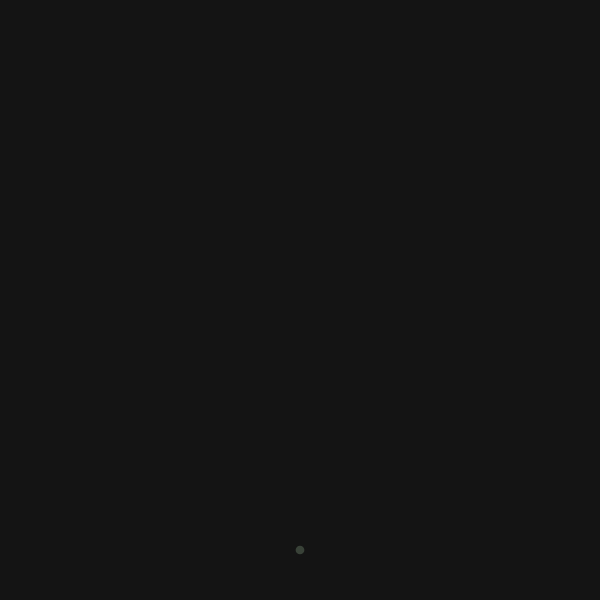
Frame 1 (no input)
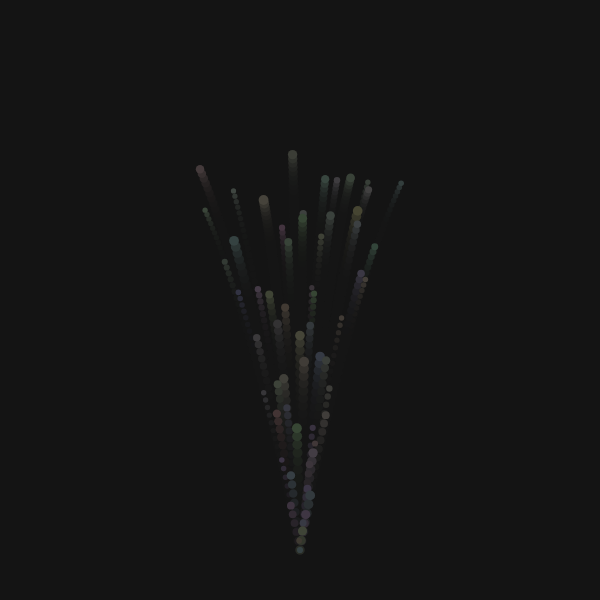
Frame 60 (no input)
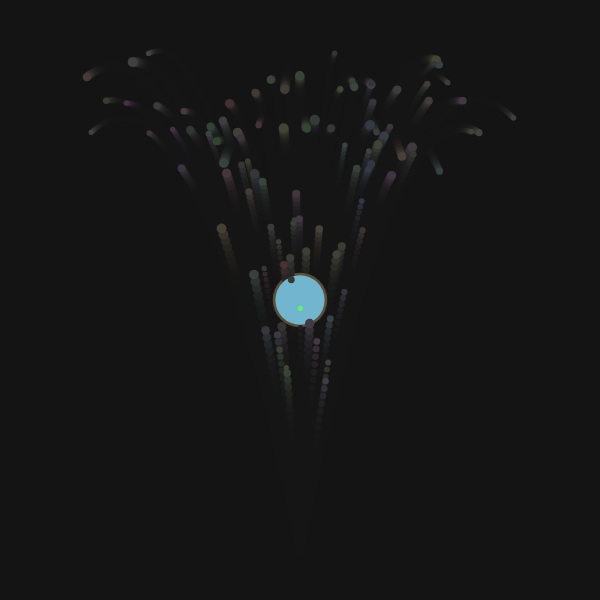
Frame 120 (the mouse pressed at the canvas centre since frame 60)

The p5.js sketch that drew these frames (run headless with seeded random() and noise() and a simulated clock; from frame 60 on, the mouse is pressed at the canvas centre):

// p5.js sketch
// ── sketch.js
var dots = [];
var life;
var particles;
var target;
function setup() {
  createCanvas(600, 600);
  frameRate(60);
  background('rgb(20,20,20)');
  life = createSlider(10,600,300);
  particles = createSlider(100,1000,100);
  target = {
    x:-50,
    y:-50,
    radius: 50
  }
}

function mousePressed() {
  target.x = mouseX;
  target.y = mouseY;
  target.radius = 50;
  for(i=0; i<dots.length;i++){
    dots[i].rcolor = random(50,70);
  }
}

function draw() {
  noStroke();
  if(dots.length < particles.value()){
  // if(dots.length < 10){
    var z = new dot(width/2, height-50);
    z.life = life.value();
    dots.push(z)
  }
  background('rgba(20,20,20, 0.3)');
  if(target.radius > 0){
      var rad = target.radius + random(-5,5);
      fill(random(0,255),random(0,255),random(0,255));
      ellipse(target.x,target.y, rad, rad);
  }
  for(i=0; i<dots.length;i++){
    fill(dots[i].rcolor,dots[i].gcolor,dots[i].bcolor);
    ellipse(dots[i].x,dots[i].y, dots[i].size,dots[i].size);
    dots[i].update();
    if(Math.floor(dots[i].x) === target.x && Math.abs(dots[i].y-target.y) < 10 && target.radius > 0){
      target.radius = target.radius? target.radius - 0.5 : 0;
      dots[i].rcolor = random(0,255);
      dots[i].gcolor = random(0,255);
      dots[i].bcolor = random(0,255);
    }
    if(dots[i].life < 0){
      var z = new dot(dots[i].x,dots[i].y);
      z.life = life.value();
      z.rcolor = dots[i].rcolor > 70 ? dots[i].rcolor -60 : 40;
      if(target.x > width || target.x < 0 || !target.radius){
        z.xspeed = random(-1, 1);
      }
      else{
        z.xspeed = -1*(z.x - target.x)/100;
      }
      if(target.y > height || target.y < 0){
        z.yspeed = 10;
      }
      else{
        z.yspeed = Math.sqrt(2*z.gravity*(height-target.y));
      }
      dots.push(z)
      dots.splice(i,1);
    }

  }
}





function keyPressed() {
  if (keyCode === UP_ARROW) {
    // s.dir(0, -1);
  } else if (keyCode === DOWN_ARROW) {
    // s.dir(0, 1);
  } else if (keyCode === RIGHT_ARROW) {
    // s.dir(1, 0);
  } else if (keyCode === LEFT_ARROW) {
    // s.dir(-1, 0);
  }
}

// ── zombie.js
// Daniel Shiffman
// http://codingrainbow.com
// http://patreon.com/codingrainbow
// Code for: https://youtu.be/AaGK-fj-BAM

function dot(x,y) {
  this.x = x;
  this.y = y;
  this.xspeed = random(-2, 2);
  this.yspeed = random(9,10);
  this.size = random(5,10);
  this.gravity = 0.1;
  this.rcolor = random(50,70);
  this.gcolor = random(50,70);
  this.bcolor = random(50,70);
  this.life = parseInt(random(100,150));

  this.update = function(){
    this.x += this.xspeed;
    if(this.x < 0 || this.x > width){
      this.xspeed *= -1;
    }
    this.y -= this.yspeed;
    this.yspeed -= this.gravity;
    this.life = this.life - 1;
    //this.size -= 0.02;
    if(this.y > height){
      this.yspeed = this.yspeed*-0.3;
    }
  }
}
